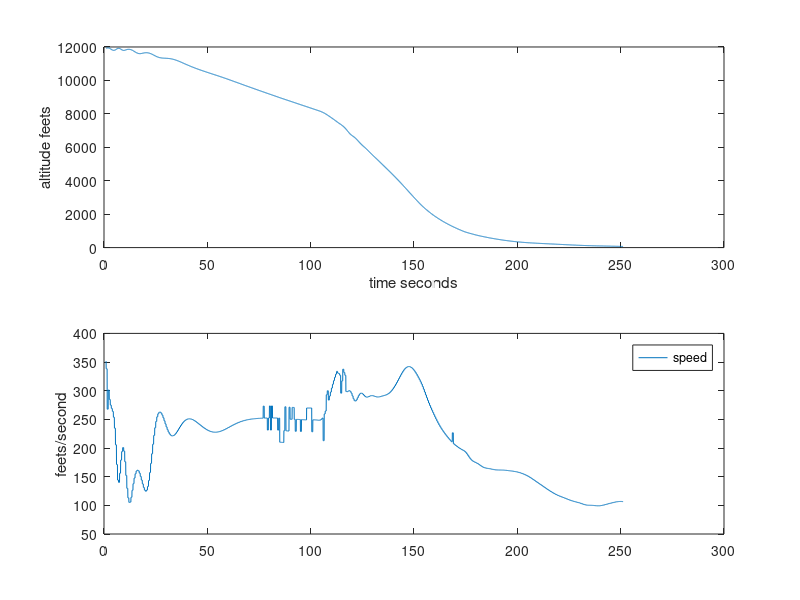
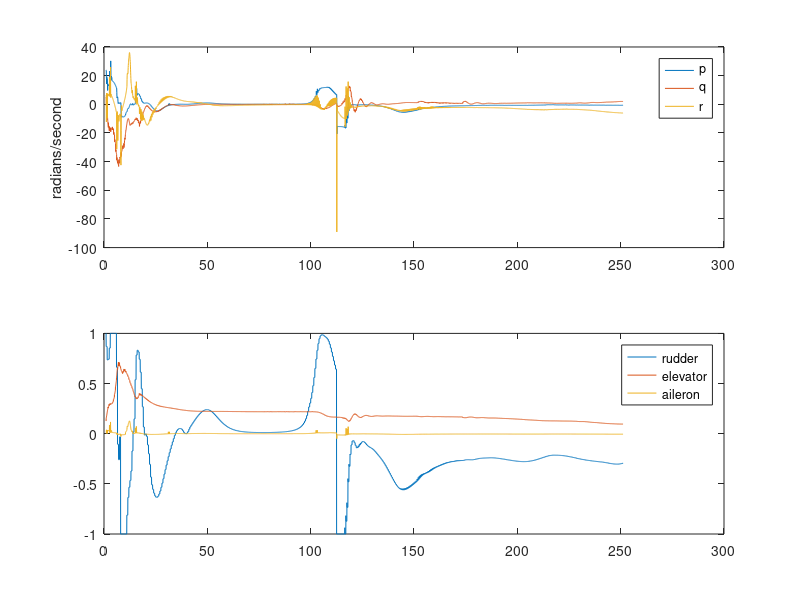
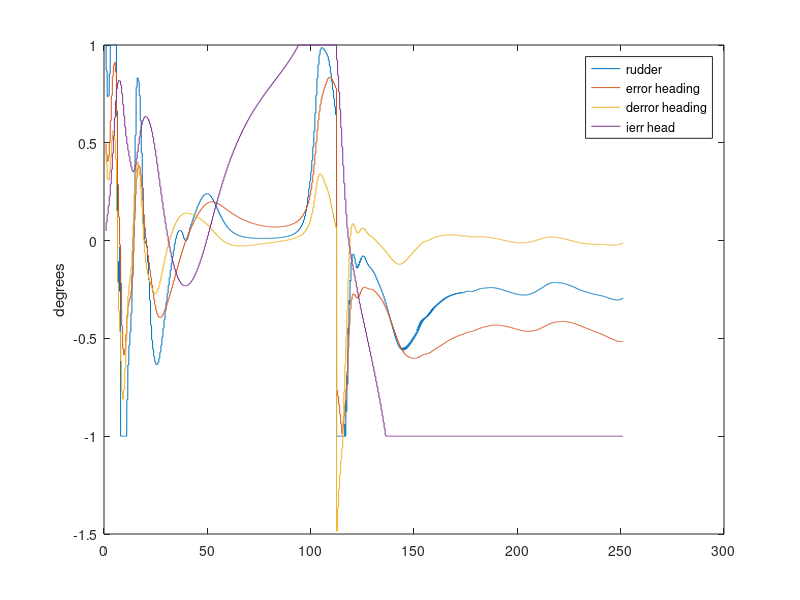
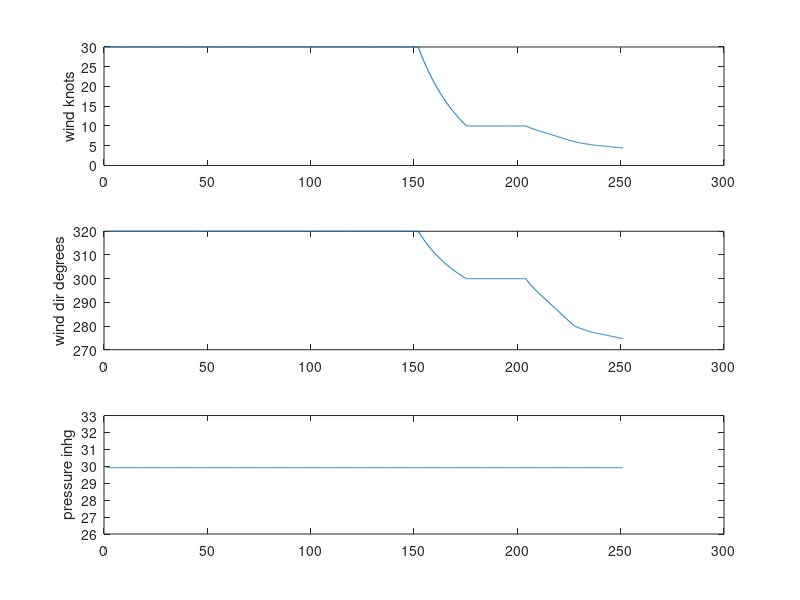

Source code (MATLAB) for these figures, in order:

clear;

f = csvread('telemetry.csv');
%fid = fopen("telemetry.csv");
%f = fscanf(fid,'%f,%f,%f',[3, 1000]);
f = f';


len =size(f,2)

s = 20;
l = round(len*0.9);
range = [s:l];

t = [range]/20;
r2d = 180/pi;

long = f(1,range);
lat = f(2,range);
alt = f(3,range);

p = f(4,range)*r2d;
q = f(5,range)*r2d;
r = f(6,range)*r2d;

err_head = f(12,range);
derr_head = f(13,range);
ierr_head = f(14,range);

% control surfaces
elev = f(7,range);
rud = f(8,range);
ail = f(9,range);

dq = f(10,range);
iq = f(11,range);

epitch  = f(15,range);
dpitch = f(16,range);
ipitch = f(17,range);

tpitch = f(18,range);
speed = f(19,range);

tdx = f(20,range);
tdy = f(21,range);

wind = f(22,range);
wind_dir = f(23,range);
press = f(24,range);

dr = f(25,range);
ir = f(26,range);

pitch = f(27,range);



y = (lat-lat(end))*6e6;
y2 = (long-long(end))*6e6.*cos(lat);
%%%%%%%%%%%%%%%%%%%%%%%%%%%%%%%%%%%%

if (0)
figure(1);
%instead of lat(end) should use coords of actual target, and make an x where the target is
subplot(2,1,1),plot(t,y);
ylabel('dist feets');
xlabel('time seconds');
subplot(2,1,2),plot(t, y2);
ylabel('dist feets');
xlabel('time seconds');
end;

figure(10);
subplot(2,1,1),
%plot(y2,y,'b');
plot(tdx,tdy,'b');
hold on;
plot(0,0,'rx');
hold off;
xlabel('distance feets');
ylabel('distance feets');
subplot(2,1,2),plot(sqrt(tdx.*tdx+tdy.*tdy),alt,'b');
xlabel('distance');
ylabel('altitude');

figure(2),
subplot(2,1,1),plot(t,alt);
ylabel('altitude feets');
xlabel('time seconds');

subplot(2,1,2),plot(t,speed);
ylabel('feets/second');
legend('speed');

figure(3),
subplot(2,1,1),plot(t,p, t,q,t,r);
legend('p','q','r');
ylabel('radians/second');
subplot(2,1,2),plot(t,rud, t,elev,t,ail);
legend('rudder','elevator','aileron');

if (1)
figure(6),
subplot(3,1,1),plot(t,wind);
ylabel('wind knots');
subplot(3,1,2),plot(t,wind_dir);
ylabel('wind dir degrees');
subplot(3,1,3),plot(t,press);
ylabel('pressure inhg');
end;

figure(5),
plot(t,rud, t,err_head, t, derr_head*10, t, ierr_head/10);
ylabel('degrees');
legend('rudder', 'error heading', 'derror heading', 'ierr head');



if (0)
figure(4),
factor = 100; % max(abs(q))/ max(abs(elev));
subplot(2,1,1),plot(t,elev*factor, t, q,t,dq*500, t, iq*10);
ylabel('radians/sec, or other units');
legend('elevator','q', 'dq','iq');
subplot(2,1,2),plot(t, elev, t,pitch, t, tpitch, t, dpitch*50, t, ipitch/5,t,epitch);
legend('elev', 'gps derived pitch', 'tpitch', 'dpitch', 'ipitch', 'error pitch');
figure(7);
plot(t, r, t,dr,t,ir);
legend('r','dr','ir');

end;
